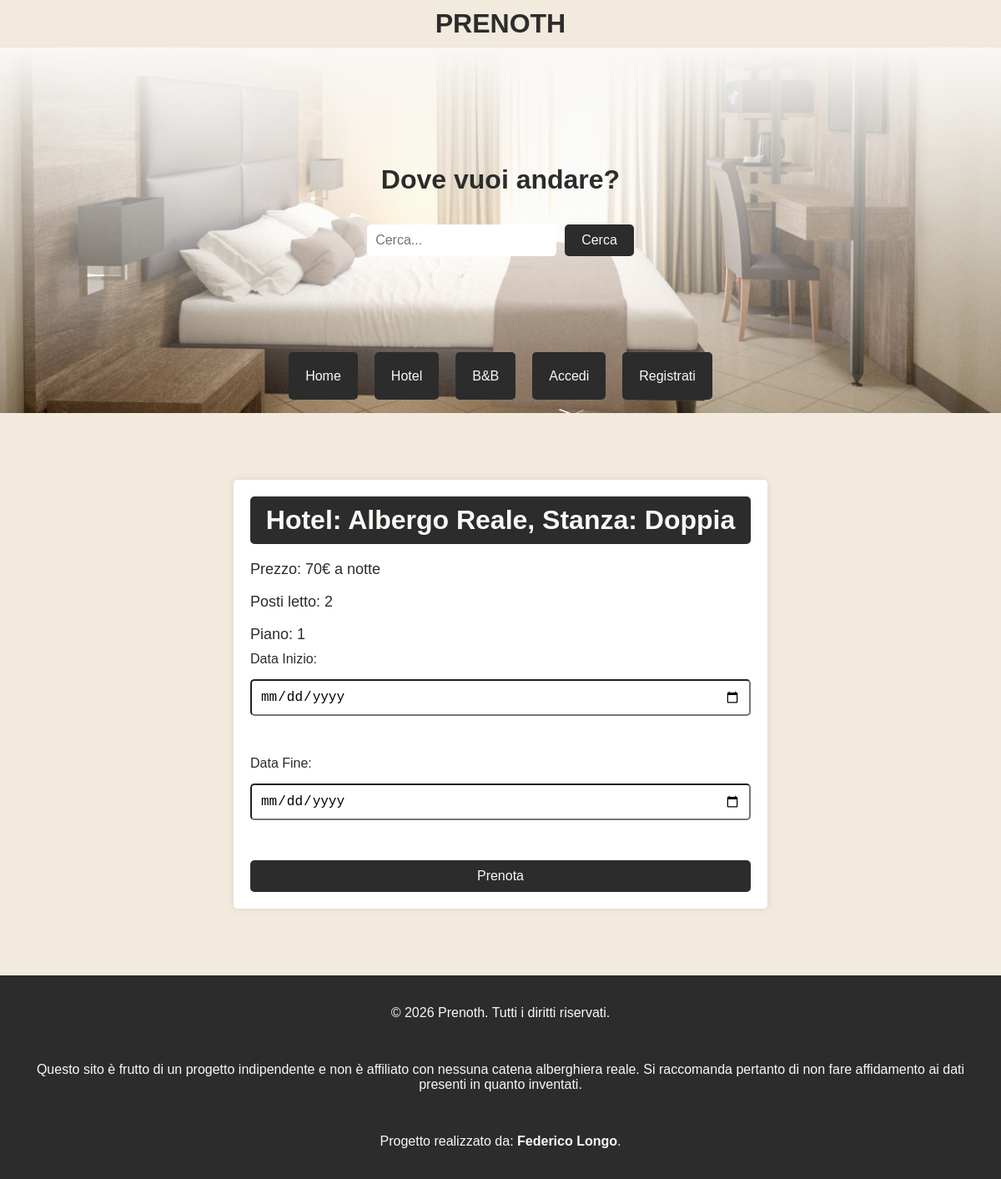
The app's page /Prenoth/prenota.php?IdStanza=12 with its own data.
### tables this page shows
CREATE TABLE `stanza` (
  `IdStanza` int(11) NOT NULL,
  `Tipo` varchar(15) NOT NULL,
  `Piano` int(11) NOT NULL,
  `Letti` int(11) NOT NULL,
  `IdHotel` int(11) NOT NULL,
  `Stato` varchar(15) NOT NULL,
  `Prezzo` int(11) NOT NULL
);

CREATE TABLE `hotel` (
  `IdHotel` int(11) NOT NULL,
  `Nome` varchar(20) NOT NULL,
  `Comune` varchar(20) NOT NULL,
  `Cap` varchar(5) NOT NULL,
  `Via` varchar(20) NOT NULL,
  `Civico` varchar(4) NOT NULL,
  `Tipo` varchar(5) NOT NULL,
  `Descrizione` varchar(250) NOT NULL,
  `Telefono` varchar(10) NOT NULL,
  `Stelle` int(11) NOT NULL,
  `Img` varchar(30) DEFAULT NULL
);

### Prenoth/prenota.php (the view, shortened to what this page needs)
<!DOCTYPE html>
<html lang="it">
<head>
     <link rel="stylesheet" href="style.css">
    <link rel="stylesheet" href="index.css">
    <link rel="stylesheet" href="hotelInfo.css">
    <link rel="stylesheet" href="https://cdnjs.cloudflare.com/ajax/libs/font-awesome/6.0.0-beta3/css/all.min.css">
</head>
<body>
    <?php
        include('header.php');
        include('db.php');
        if (isset($_GET['IdStanza'])) {
            $IdStanza = $_GET['IdStanza'];
            $sql = "SELECT s.*, h.Nome AS NomeHotel FROM stanza s JOIN hotel h ON s.IdHotel = h.IdHotel WHERE s.IdStanza = $IdStanza";
            $result = $db->query($sql);
            if ($result->num_rows > 0) {
                $row = $result->fetch_assoc();
                echo "<div class='prenota-container'>";
                echo "<h1>Hotel: " . $row['NomeHotel'] . ", Stanza: " . $row['Tipo'] . "</h1>";
                echo "<p>Prezzo: " . $row['Prezzo'] . "€ a notte</p>";
                echo "<p>Posti letto: " . $row['Letti'] . "</p>";
                echo "<p>Piano: " . $row['Piano'] . "</p>";
                echo "<form action='conferma_prenotazione.php' method='POST'>
                        <input type='hidden' name='IdStanza' value='" . $row['IdStanza'] . "'>
                        <label for='data_inizio'>Data Inizio:</label>
                        <input type='date' id='data_inizio' name='data_inizio' required>
                        <br>
                        <label for='data_fine'>Data Fine:</label>
                        <input type='date' id='data_fine' name='data_fine' required>
                        <br>
                        <input type='submit' value='Prenota'>
                    </form>";
                echo "</div>";
            } else {
                echo "<h1>Stanza non trovata.</h1>";
            }
        } else {
            echo "<h1>Nessuna stanza selezionata.</h1>";
        }
        include('footer.php');
    ?>
</body>
</html>

### Prenoth/style.css (style rules this page uses)
body { font-family: Arial, Helvetica, sans-serif; margin: 0; background-color: #F1EADD; color: #2C2C2C; }
h1 { margin: 0; }

### Prenoth/hotelInfo.css (style rules this page uses)
.prenota-container { width: 600px; margin: 80px auto; padding: 20px; background-color: #fff; box-shadow: 0 0 10px rgba(0, 0, 0, 0.1); border-radius: 5px; }
.prenota-container h1 { text-align: center; margin-bottom: 20px; background-color: #2C2C2C; color: #f9f8f5; padding: 10px; border-radius: 5px; }
.prenota-container p { font-size: 18px; margin-bottom: 10px; }
.prenota-container form { display: flex; flex-direction: column; gap: 15px; }
.prenota-container form input[type="date"], .prenota-container form input[type="submit"] { padding: 10px; border-radius: 5px; font-size: 16px; }
.prenota-container form input[type="submit"] { border: none; background-color: #2C2C2C; color: #F9F8F5; cursor: pointer; transition: background-color 0.3s ease; }

### records on screen
stanza: IdHotel.Nome "Albergo Reale", Tipo "Doppia", Prezzo "70", Letti "2", Piano "1"
